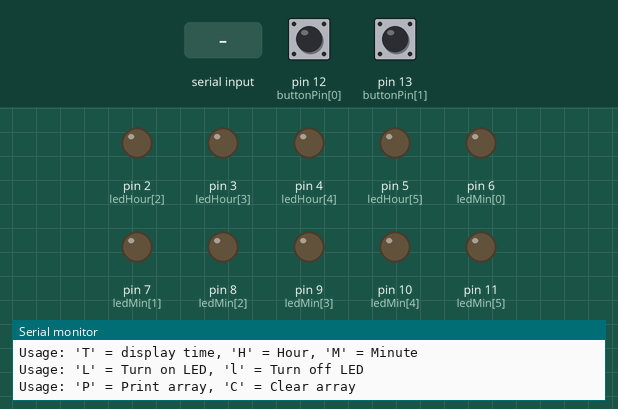
Recording of a sketch running on a simulated Arduino Uno, built with avr-gcc and run on an emulated ATmega328P. On the bench: output pins drawn as LEDs (lit = HIGH), the last lines printed to the serial monitor. Inputs (shaded band) come from the test bench; at power-on: pin 12 (buttonPin[0]) LOW, pin 13 (buttonPin[1]) LOW. Pins used as bus, display or sensor lines are not drawn.

Above: at 1.3 s.
1.4 s: pin 12 (buttonPin[0]) pulled HIGH for 1 s
At 3.6 s:
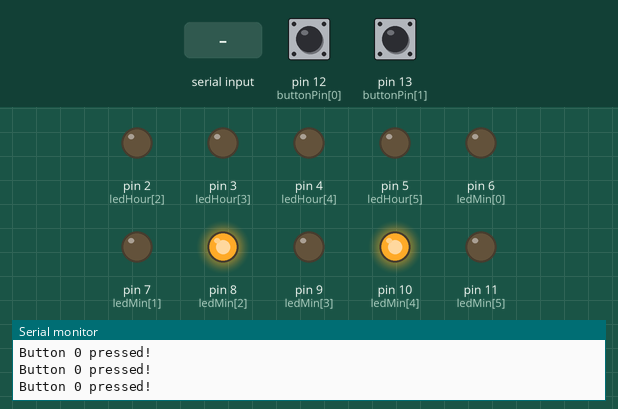
4.4 s: byte 76 ('L') received over Serial
At 5.1 s:
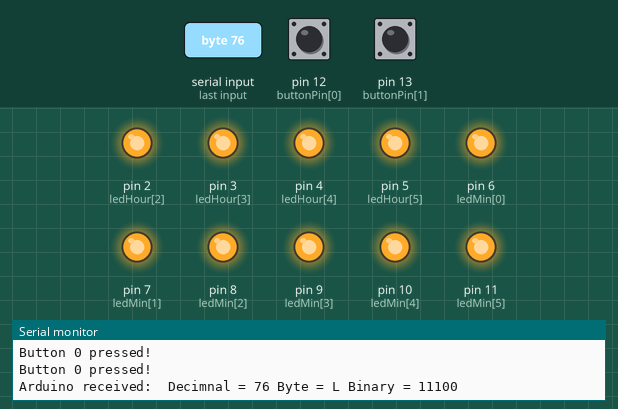
5.9 s: pin 13 (buttonPin[1]) pulled HIGH for 3.2 s
At 10.2 s:
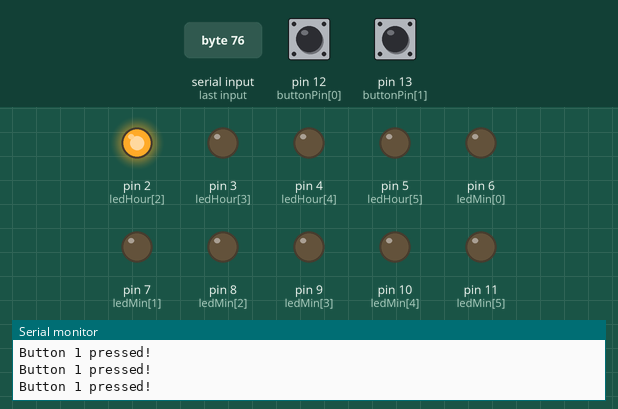
10.6 s: pin 12 (buttonPin[0]) pulled HIGH for 0.15 s
At 11.2 s:
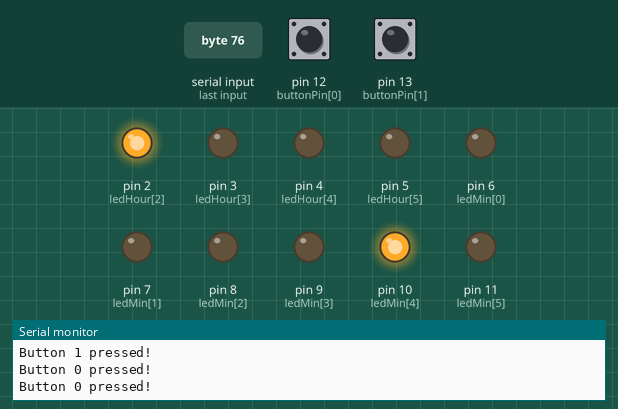
12.3 s: pin 13 (buttonPin[1]) pulled HIGH for 0.15 s
At 13.6 s:
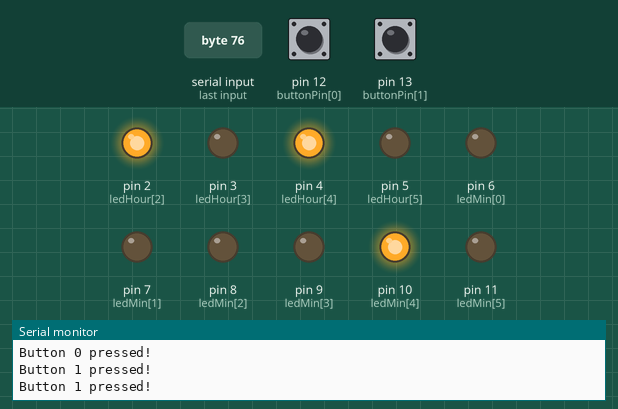
14.0 s: pin 13 (buttonPin[1]) pulled HIGH for 1 s
At 15.7 s:
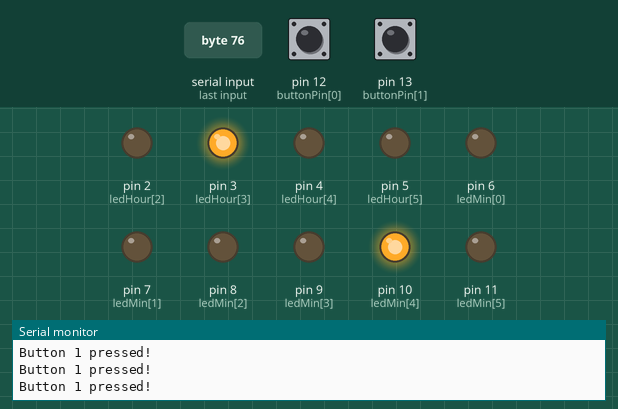
Timing chart, 0 to 60.7 s (numbered marks = the images above; inputs shaded):
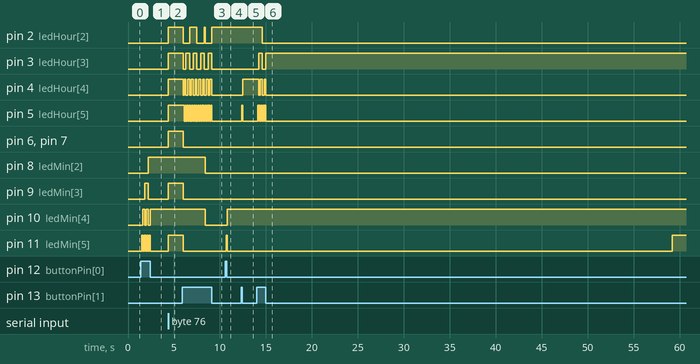

Measured:
- after the input at 1.4 s, pin 8 (ledMin[2]): LOW → HIGH after 0.80 s; pin 9 (ledMin[3]): LOW → HIGH after 0.40 s, → LOW 0.40 s later
- after the input at 4.4 s, pin 2 (ledHour[2]), pin 3 (ledHour[3]), pin 4 (ledHour[4]), pin 5 (ledHour[5]), pin 6 (ledMin[0]), pin 7 (ledMin[1]), pin 9 (ledMin[3]), pin 11 (ledMin[5]): LOW → HIGH at once
- after the input at 5.9 s, pin 2 (ledHour[2]): goes LOW 0.70 s, HIGH 0.80 s, LOW 0.80 s, HIGH 0.10 s, LOW 0.70 s, then HIGH, starting after 0.10 s; pin 3 (ledHour[3]): HIGH → LOW after 0.10 s, then repeats every 0.80 s: HIGH 0.40 s, LOW 0.40 s, until it stays LOW from 9.1 s
- after the input at 10.6 s, pin 10 (ledMin[4]): LOW → HIGH after 0.20 s; pin 11 (ledMin[5]): LOW → HIGH after 0.10 s, → LOW 0.10 s later
- after the input at 12.3 s, pin 4 (ledHour[4]): LOW → HIGH after 0.20 s; pin 5 (ledHour[5]): LOW → HIGH after 0.10 s, → LOW 0.10 s later
- after the input at 14.0 s, pin 2 (ledHour[2]): HIGH → LOW after 0.60 s; pin 3 (ledHour[3]): LOW → HIGH after 0.20 s, → LOW 0.40 s later, → HIGH 0.40 s later

The sketch:

binary-clock.ino
```cpp
/* Binary Clock
 *--------------------------------------------------
 * v.9  - Changed the way getTime() function is called. Trying to eliminate bug. 1-18-2012
 * v.8  - Added Buttons, debounce delay. 1-11-2012
 * v.7  - Added getTime function, fixed hour function. Clock auto illuminates each appropriate LED. 11-29-2011
 * v.6  - Added ledTime, printArray, clearArray functions. Binary conversion function now configures array correctly. 11-28-2011
 * v.5  - Added Increase Minute/Hour function, cleaned up some code. 11-28-11
 * v.4  - Added Binary conversion function, temporary LED toggle switch via COM port. 11-26-2011
 * v.3  - Added basic clock function. 11-23-2011
 * v.2  - (Protoboard) Soldered LEDs to Protoboard. Installed 10 LEDs for minutes and 4 LEDs for hours. No clock function. 11-21-2011
 * v.1  - (Breadboard) Cycled trough an array of 6 LEDs. 11-03-2011
 *
 * Developed By: Jared De La Cruz
 * Project Started 11-03-2011
 *
 *LED Count = 6 for Minutes
 *LED Count = 4 for Hours
 *
 *ASCII Codes
 *H = 72, h = 104
 *M = 77, m = 109
 *T = 84, t = 116
 *L = 76, l = 108
 *C = 67, c = 99
 *P = 80, p = 112
 *
 *Array[]
 *Mins = {32,16,8,4,2,1}
 *Hours = {8,4,2,1}
 *
 *Button0 = mins
 *Button1 = hours
 *--------------------------------------------------*/
int incomingByte, hour, minute, second, arrayCount = 6, buttonCount = 2, button0, button1, button0State, button1State, button0LastState = LOW, button1LastState = LOW;
int ledMin[] = {6,7,8,9,10,11}, ledHour[] = {0,1,2,3,4,5}, buttonPin[] = {12,13}, array[6], tarray[6];
static unsigned long lastTick = 0, tick = 1000, lastDebounceTime = 0, debounceDelay = 100;

void setup()
{
  Serial.begin(9600);
  //Setting Min Array as OUTPUT
  for(int i=0; i<=arrayCount; i++)
  {
    pinMode(ledMin[i],OUTPUT);
  }
  //Setting Hour Array as OUTPUT
  for(int i=0; i<=arrayCount; i++)
  {
    pinMode(ledHour[i],OUTPUT);
  }
  //Setting Button as INPUT
  for(int i=0;i<buttonCount;i++)
  {
    pinMode(buttonPin[i], INPUT);
  }
  Serial.println("Hello world! Arduino Loaded.");
  Serial.println("Description: set clock time with COM Port.");
  Serial.println("Usage: 'T' = display time, 'H' = Hour, 'M' = Minute");
  Serial.println("Usage: 'L' = Turn on LED, 'l' = Turn off LED");
  Serial.println("Usage: 'P' = Print array, 'C' = Clear array");

}

void loop()
{
  //Counts each second since start of arduino.
  if(millis() - lastTick >= tick)
  {
    lastTick = millis();
    second++;
  }

  //If 60 secs, increase minute and resets second.
  if(second >= 59)
  {
    minute++;
    second = 0;
    getTime();
  }

  //If 60 minute, increase hour and resets minute.
  if(minute >= 60)
  {
  hour++;
  minute = 0;
  }

  //If 24 hour, reset hour and resets minute.
  if(hour >= 24)
  {
  hour = 0;
  minute = 0;
  }
  //Comment-Out GetTime to use some of the COM Port functions.
  //getTime();

  //Reading Button
  button0 = digitalRead(buttonPin[0]);
  button1 = digitalRead(buttonPin[1]);

  if(button0 == HIGH)
  {
    delay(100);
    Serial.println("Button 0 pressed!");
    minute++;
    getTime();
  }

  if(button1 == HIGH)
  {
    delay(100);
    Serial.println("Button 1 pressed!");
    hour++;
    getTime();
  }


  //If serial input is greater than 0
  if(Serial.available() > 0)
  {
    // read the incoming byte:
    incomingByte = Serial.read();

    // print incoming byte:
    Serial.print("Arduino received: ");
    Serial.print(" Decimnal = ");
    Serial.print(incomingByte, DEC);
    Serial.print(" Byte = ");
    Serial.print(incomingByte, BYTE);
    Serial.print(" Binary = ");
    Serial.println(incomingByte-48,BIN);

    switch(incomingByte)
    {
      case 'H':
      case 'h':
        setHour();
        incomingByte = 0;
        break;
      case 'M':
      case 'm':
        setMin();
        incomingByte = 0;
        break;
      case 'T':
      case 't':
        printTime();
        incomingByte = 0;
        break;
      case 'C':
      case 'c':
        clearArray();
        break;
      case 'P':
      case 'p':
        printArray();
        break;
      case 'L':
        ledON();
        break;
      case 'l':
        ledOFF();
        break;
      default:
         Serial.println("Converting input to binary.");
        //clearArray();
        //toBinary(incomingByte);
        //hourTime();
        //minTime();
        printArray();
        incomingByte = 0;
    }
  }
}

//Prints Time in H:M:S.
void printTime()
{
  Serial.print(hour);
  Serial.print(":");
  Serial.print(minute);
  Serial.print(":");
  Serial.print(second);
  Serial.println("");
}

//Increases minutes.
void setMin()
{
  incomingByte = 0;
  Serial.println("Minutes selected.");
  Serial.println("Increase minutes by: ");
  while(incomingByte == 0)
  {
    if(Serial.available() > 0)
    {
      // read the incoming byte:
      incomingByte = Serial.read()- '0';
      Serial.print("incomingByte = ");
      Serial.println(incomingByte);
      Serial.print("Previous minutes = ");
      Serial.println(minute);
      minute = minute + incomingByte;
      Serial.print("Current minutes = ");
      Serial.println(minute);
    }
  }
  Serial.print("Minute increased by: ");
  Serial.println(incomingByte);
}

//Increases hours.
void setHour()
{
  incomingByte = 0;
  Serial.println("Hours selected.");
  Serial.println("Increase hours by: ");
  while(incomingByte == 0)
  {
    if(Serial.available() > 0)
    {
      // read the incoming byte:
      incomingByte = Serial.read()- '0';
      Serial.print("incomingByte = ");
      Serial.println(incomingByte);
      Serial.print("Previous hour = ");
      Serial.println(hour);
      hour = hour + incomingByte;
      Serial.print("Current hour = ");
      Serial.println(hour);
    }
  }
  Serial.print("Hour increased by: ");
  Serial.println(incomingByte);
}

//Cycles trough array and toggles minutes LEDs.
void minTime()
{
  for(int i=0; i<arrayCount; i++)
  {
    if(array[i] == 1)
    {
      digitalWrite(ledMin[i],HIGH);
    }
    else
    {
      digitalWrite(ledMin[i],LOW);
    }
  }
}

//Cycles trough array and toggles hours LEDs.
void hourTime()
{
  for(int i=0; i<arrayCount; i++)
  {
    if(array[i] == 1)
    {
      digitalWrite(ledHour[i],HIGH);
    }
    else
    {
      digitalWrite(ledHour[i],LOW);
    }
  }
}

void getTime()
{
  clearArray();
  toBinary(minute+48);
  minTime();

  clearArray();
  toBinary(hour+48);
  hourTime();
}

//Converts incomingByte into binary.
void toBinary(int n)
{
  int temp, x=0, j=0;
  //Uncomment for debugging.
  //Serial.print("n before = ");
  //Serial.print(n);
  n = n-48;//Fixes ascii table characters.
  //Serial.print("n after = ");
  //Serial.println(n);
  while(n>=1)
  {
    temp = n%2;
    n = n/2;
    array[x] = temp;
    tarray[x] = temp;
    x++;
  }

  //Reverses order of array to binary.
  for(int i=arrayCount-1; i>=0; i--)
  {
    array[i] = tarray[j];
    j++;
  }
}

//Prints array of converted incomingByte.
void printArray()
{
  Serial.print("Input Array = ");
  for(int i=0; i<arrayCount; i++)
  {
    Serial.print(array[i]);
  }
  Serial.println("");
}
//Zero-outs array.
void clearArray()
{
  //Uncomment for debugging.
  //Serial.print("Cleared Array = ");
  for(int i=0; i<arrayCount; i++)
  {
    array[i] = 0;
    tarray[i] = 0;
    //Serial.print(array[i]);
  }
  //Serial.println("");
}

//Turns on all LEDs.
void ledON()
{
   for(int i=0; i<arrayCount; i++)
   {
     digitalWrite(ledMin[i],HIGH);
   }
   for(int i=0; i<arrayCount; i++)
   {
     digitalWrite(ledHour[i],HIGH);
   }
}

//Turns off all LEDs.
void ledOFF()
{
  for(int i=0; i<arrayCount; i++)
   {
     digitalWrite(ledMin[i],LOW);
   }
   for(int i=0; i<arrayCount; i++)
   {
     digitalWrite(ledHour[i],LOW);
   }
}
```
